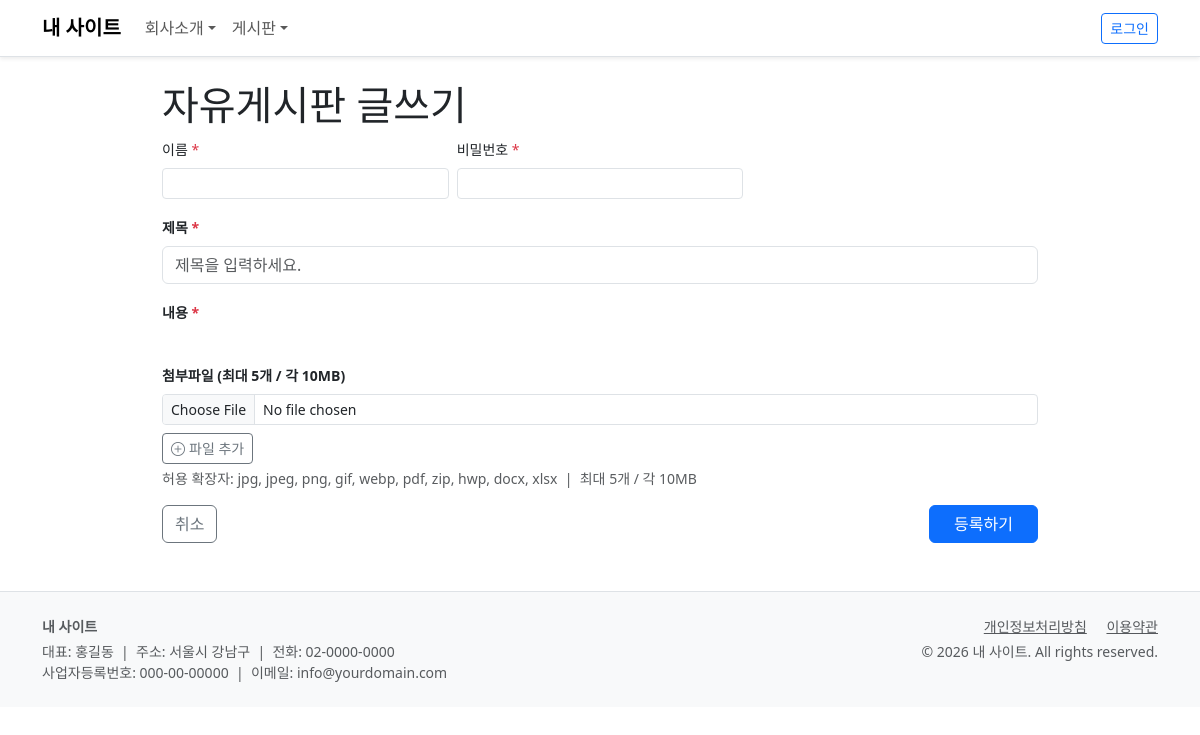
Page /board/write.php?board_slug=free on the committed database.
### tables this page shows
CREATE TABLE IF NOT EXISTS `boards` (
  `id`              INT UNSIGNED    NOT NULL AUTO_INCREMENT,
  `slug`            VARCHAR(100)    NOT NULL COMMENT 'URL용 영문 슬러그 (영숫자만)',
  `name`            VARCHAR(100)    NOT NULL COMMENT '게시판 이름',
  `type`            ENUM('general','gallery','qna') NOT NULL DEFAULT 'general',
  `description`     VARCHAR(500)    DEFAULT NULL,
  `sort_order`      INT             NOT NULL DEFAULT 0,
  `use_comment`     TINYINT(1)      NOT NULL DEFAULT 1,
  `use_file`        TINYINT(1)      NOT NULL DEFAULT 1,
  `file_max_size`   INT             NOT NULL DEFAULT 10 COMMENT 'MB',
  `file_max_count`  INT             NOT NULL DEFAULT 5,
  `use_turnstile`   TINYINT(1)      NOT NULL DEFAULT 1,
  `use_secret`      TINYINT(1)      NOT NULL DEFAULT 0,
  `write_auth`      ENUM('all','member','admin') NOT NULL DEFAULT 'all',
  `read_auth`       ENUM('all','member','admin') NOT NULL DEFAULT 'all',
  `posts_per_page`  INT             NOT NULL DEFAULT 15,
  `is_active`       TINYINT(1)      NOT NULL DEFAULT 1,
  `created_at`      DATETIME        NOT NULL DEFAULT CURRENT_TIMESTAMP,
  PRIMARY KEY (`id`),
  UNIQUE KEY `uk_slug` (`slug`)
);

### config/db.php (called while the page is built, shortened)
<?php
class DB
{
    private static $instance = null;
    private $pdo;
    private function __construct()
    {
        $dsn = sprintf('mysql:host=%s;dbname=%s;charset=%s', DB_HOST, DB_NAME, DB_CHARSET);
        $options = array(
            PDO::ATTR_ERRMODE            => PDO::ERRMODE_EXCEPTION,
            PDO::ATTR_DEFAULT_FETCH_MODE => PDO::FETCH_ASSOC,
            PDO::ATTR_EMULATE_PREPARES   => true,
            PDO::MYSQL_ATTR_INIT_COMMAND => "SET NAMES utf8mb4",
        );
        try {
            $this->pdo = new PDO($dsn, DB_USER, DB_PASS, $options);
        } catch (PDOException $e) {
            if (defined('DEBUG_MODE') && DEBUG_MODE) throw $e;
            die('데이터베이스 연결에 실패했습니다. config/config.php 의 DB 설정을 확인하세요.');
        }
    }
    public static function getInstance()
    {
        if (self::$instance === null) {
            self::$instance = new self();
        }
        return self::$instance;
    }
    public function fetch($sql, $params = array())
    {
        $stmt = $this->pdo->prepare($sql);
        $stmt->execute($params);
        $row = $stmt->fetch();
        return $row ? $row : null;
    }
}

### core/helpers.php (called while the page is built, shortened)
<?php
function e($str) {
    return htmlspecialchars((string)$str, ENT_QUOTES, 'UTF-8');
}

### core/Auth.php (called while the page is built, shortened)
<?php
class Auth
{
    public static function isAdmin() {
        return !empty($_SESSION[ADMIN_SESSION_KEY]);
    }
    public static function isMember() {
        return !empty($_SESSION[MEMBER_SESSION_KEY]);
    }
    public static function isLoggedIn() {
        return self::isAdmin() || self::isMember();
    }
}

### board/write.php (the view, shortened to what this page needs)
<?php
$db        = DB::getInstance();
$boardSlug = isset($_GET['board_slug']) ? $_GET['board_slug'] : '';
$board     = $db->fetch("SELECT * FROM boards WHERE slug = ? AND is_active = 1", array($boardSlug));
$exts         = array_map(function($e) { return '.' . $e; }, ALLOWED_EXTENSIONS);
require ROOT . '/includes/header.php';
?>
<link rel="stylesheet"
      href="https://uicdn.toast.com/editor/latest/toastui-editor.min.css">
<div class="container my-4" style="max-width:900px">
  <div class="page-header">
    <h1><?= e($board['name']) ?> 글쓰기</h1>
  </div>
  <form method="post" enctype="multipart/form-data" id="writeForm">
    <?php if (!Auth::isLoggedIn()): ?>
    <div class="row g-2 mb-3">
      <div class="col-sm-4">
        <label class="form-label small">이름 <span class="text-danger">*</span></label>
        <input type="text" name="author_name" class="form-control form-control-sm" required>
      </div>
      <div class="col-sm-4">
        <label class="form-label small">비밀번호 <span class="text-danger">*</span></label>
        <input type="password" name="author_pass" class="form-control form-control-sm" required>
      </div>
    </div>
    <?php endif; ?>
    <div class="mb-3">
      <label class="form-label small fw-bold">제목 <span class="text-danger">*</span></label>
      <input type="text" name="title" class="form-control"
             placeholder="제목을 입력하세요." required>
    </div>
    <div class="mb-3">
      <label class="form-label small fw-bold">내용 <span class="text-danger">*</span></label>
    </div>
    <?php if ($board['use_file']): ?>
    <div class="mb-3">
      <label class="form-label small fw-bold">
        첨부파일 (최대 <?= $board['file_max_count'] ?>개 / 각 <?= $board['file_max_size'] ?>MB)
      </label>
      <div id="fileInputList">
        <div class="d-flex align-items-center gap-2 mb-1 file-input-row">
          <input type="file" name="files[]"
                 class="form-control form-control-sm file-input-item"
                 accept="<?= implode(',', $exts) ?>">
        </div>
      </div>
      <button type="button" class="btn btn-sm btn-outline-secondary mt-1"
              id="addFileBtn"
              onclick="addFileInput()">
        <i class="bi bi-plus-circle me-1"></i>파일 추가
      </button>
      <div class="form-text mt-1">
        허용 확장자: <?= implode(', ', ALLOWED_EXTENSIONS) ?>
        &nbsp;|&nbsp; 최대 <?= $board['file_max_count'] ?>개 / 각 <?= $board['file_max_size'] ?>MB
      </div>
    </div>
    <?php endif; ?>
    <div class="d-flex justify-content-between">
      <a href="<?= SITE_URL ?>/board/<?= e($boardSlug) ?>"
         class="btn btn-outline-secondary">취소</a>
      <button type="submit" class="btn btn-primary px-4"
              onclick="return submitForm()">등록하기</button>
    </div>
  </form>
</div>
<?php require ROOT . '/includes/footer.php'; ?>

### rows in the picture
boards: name "자유게시판", file_max_count "5", file_max_size "10"

### other values in the picture
defined('SITE_NAME_DB') ? SITE_NAME_DB : SITE_NAME "내 사이트"
implode(', ', ALLOWED_EXTENSIONS) "jpg, jpeg, png, gif, webp, pdf, zip, hwp, docx, xlsx"
